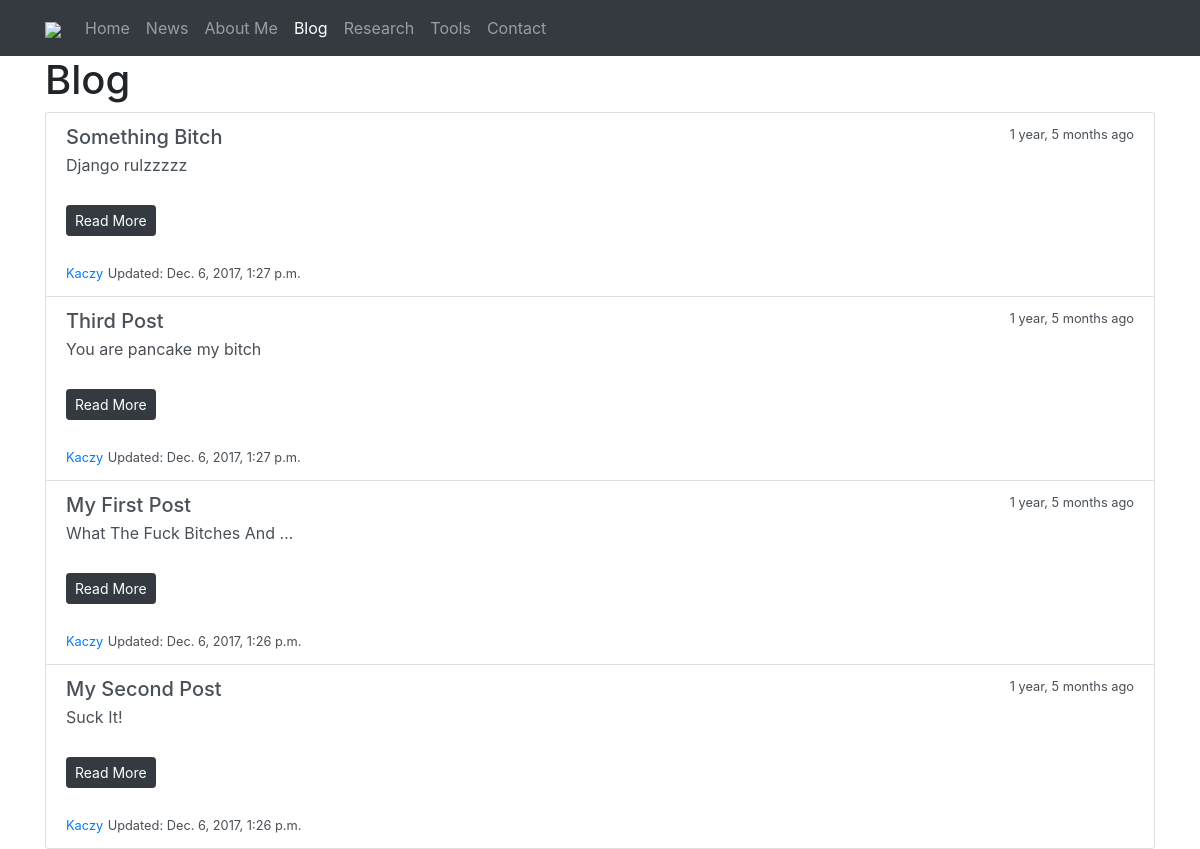
Screenshot of /blog/ with the database file from the repository.
### blog/models.py (models this page shows, shortened)
class Post(models.Model):
	title = models.CharField(max_length=140)
	body = models.TextField()
	date_publish = models.DateTimeField()
	date_create = models.DateTimeField(auto_now_add=True)
	date_update = models.DateTimeField(auto_now=True)
	public = models.BooleanField(default=True)
	category = models.ForeignKey(Category, null=True)

### blog/views.py (the view)
def post_list_view(request):
	context = {
		'object_list': Post.objects.filter(public=True).order_by("-date_publish")
	}
	return render(request, 'blog/post_list.html', context)

### blog/templates/blog/post_list.html (shortened to what this page needs)
{% extends 'myapp/base.html' %}
{% block nav-item-blog%} active {% endblock %}
{% block content%}
<div class="container">
<div class="row">
   <div class="col-12">
      <h1>Blog</h1>
      <div class="list-group">
         {% for obj in object_list%}
         <div class="list-group-item list-group-item-action flex-column align-items-start">
            <div class="d-flex w-100 justify-content-between">
               <h5 class="mb-1">{{ obj.title|title }}</h5>
               <small> {{ obj.date_publish|timesince}} ago</small>
            </div>
            <p class="mb-1">{{ obj.body|truncatewords:5}}</p>
            <br>
            <a href="{% url 'blog:post_detail_view' obj.id %}" class="btn btn-dark btn-sm">Read More</a>
            <br>
            <small class="blog-post-meta"> <a href="#">Kaczy</a></small>
            <small>Updated: {{ obj.date_update}}</small>
         </div>
         {% empty %}
         <h2 class="blog-post-title">Sorry no posts here</h2>
         {% endfor %}
      </div>
   </div>
</div>
</div>
{% endblock %}

### myapp/templates/myapp/base.html (shortened to what this page needs)
{% load static %}
<!DOCTYPE html>
<html lang="en">
<head>
  <link rel="stylesheet" href="{% static 'myapp/plugins/bootstrap/css/bootstrap.min.css'  %}" >
</head>
<body>
  <nav class="navbar navbar-expand-lg navbar-dark bg-dark">
    <div class="container">
      <a class="navbar-brand" href="/"><img src="https://blog.ciavash.name/assets/img/icon/fa-home.svg" height="30px"></a>
      <div class="collapse navbar-collapse" id="navbarSupportedContent">
        <ul class="navbar-nav mr-auto">
          <li class="nav-item {% block nav-item-home%}{% endblock %}">
            <a class="nav-link" href="{% url 'myapp:home' %}">Home <span class="sr-only">(current)</span></a>
          </li>
          <li class="nav-item {% block nav-item-news%}{% endblock %}">
            <a class="nav-link" href="{% url 'news:home' %}">News</a>
          </li>
          <li class="nav-item {% block nav-item-about%}{% endblock %}">
            <a class="nav-link" href="{% url 'myapp:about' %}">About Me</a>
          </li>
          <li class="{% block nav-item-blog%}{% endblock %}">
            <a class="nav-link" href="{% url 'blog:blog' %}">Blog</a>
          </li>
          <li class="nav-item">
            <a class="nav-link" href="#">Research</a>
          </li>
          <li class="nav-item">
            <a class="nav-link" href="#">Tools</a>
          </li>
          <li class="nav-item {% block nav-item-contact%}{% endblock %}">
            <a class="nav-link" href="{% url 'myapp:contact' %}">Contact</a>
          </li>
        </ul>
      </div>
    </div>
  </nav>
  </body>
  {% block content %}
  {% endblock %}
  </html>

### myapp/templates/myapp/base.html (style rules this page uses)
.nav-link { color: #212529; }

### rows the page displays
Post: title "Something Bitch", date_publish "1 year, 5 months", body "Django rulzzzzz", date_update "Dec. 6, 2017, 1:27 p.m."
Post: title "Third Post", date_publish "1 year, 5 months", body "You are pancake my bitch", date_update "Dec. 6, 2017, 1:27 p.m."
Post: title "My First Post", date_publish "1 year, 5 months", body "What The Fuck Bitches And …", date_update "Dec. 6, 2017, 1:26 p.m."
Post: title "My Second Post", date_publish "1 year, 5 months", body "Suck It!", date_update "Dec. 6, 2017, 1:26 p.m."
